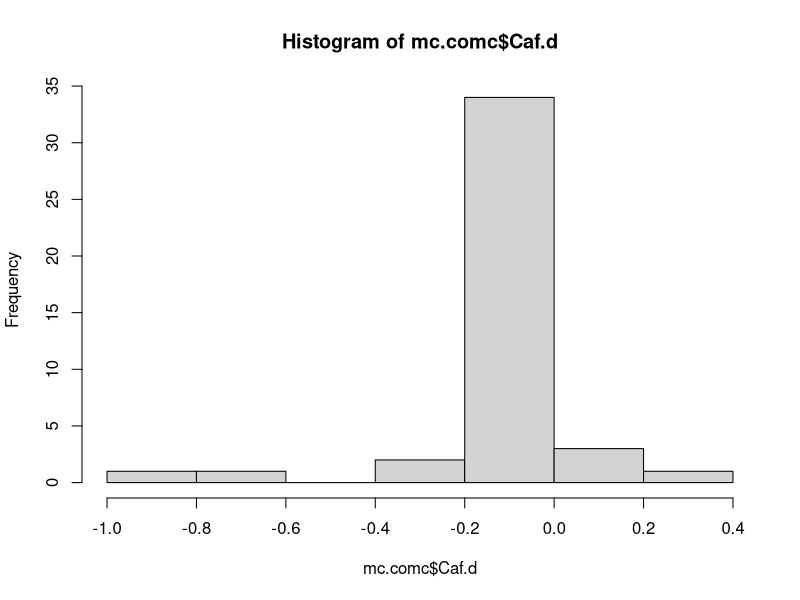
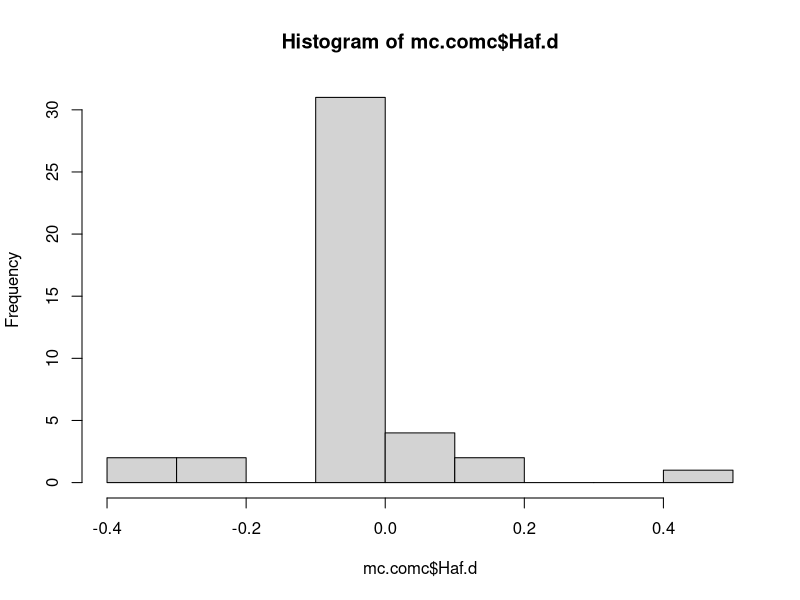
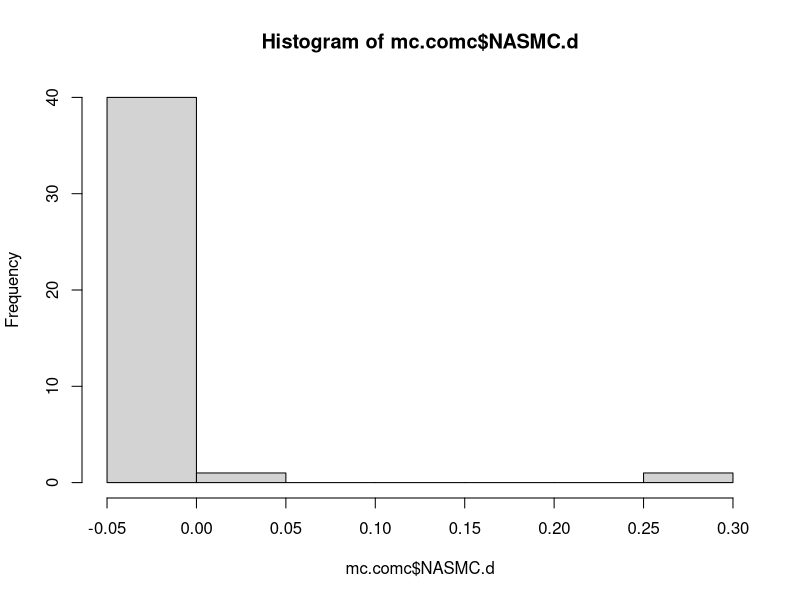
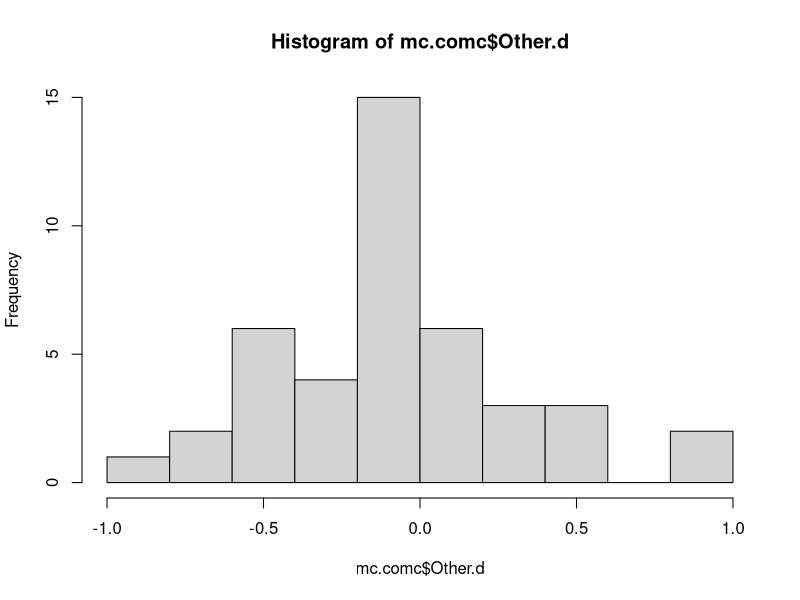
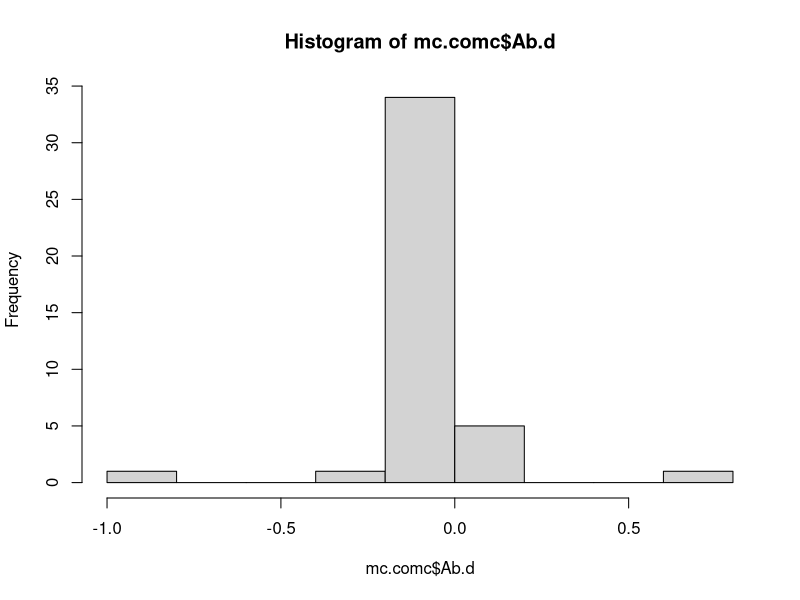
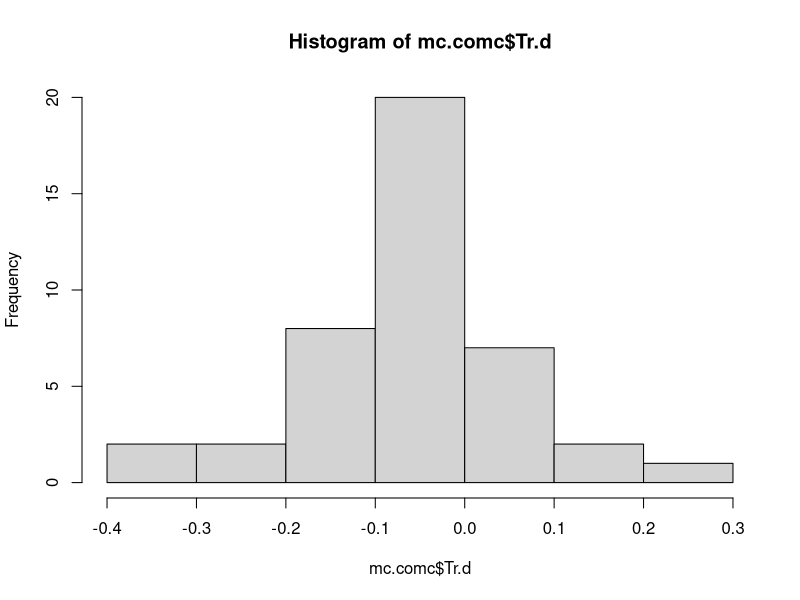
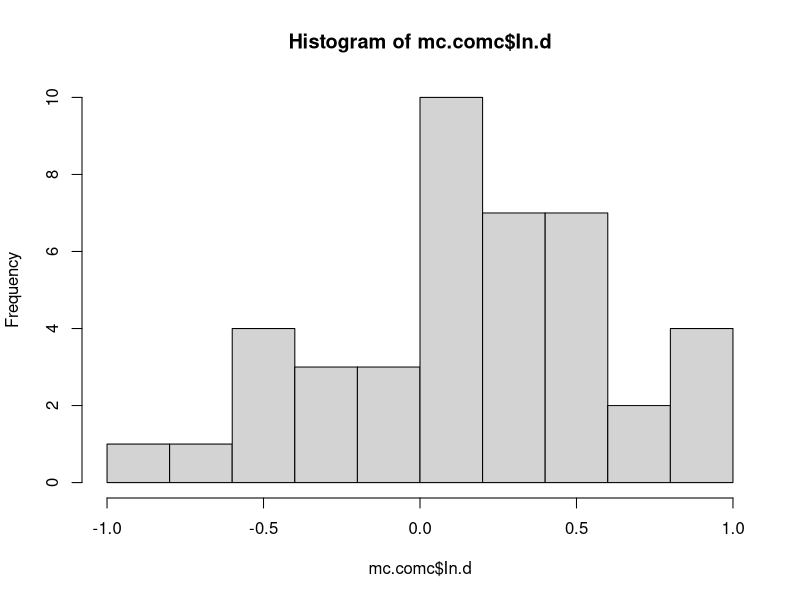

Generate these figures, in order, with R:
#2-Nov-2019
#EAP
#Matched control and Carry over matched control analysis

#load and process data
mc.comc = read.table(file = "MC-COMC.csv", header = T, sep = ",")
str(mc.comc)

#total matched control seconds
mc.comc$total.mc = mc.comc$CAfMC + mc.comc$HAfMC + mc.comc$NASMC + mc.comc$OtherMC + mc.comc$AbMC + mc.comc$TrMC + mc.comc$InMC

#total carry over matched control seconds
mc.comc$total.comc = mc.comc$CafCOMC + mc.comc$HafCOMC + mc.comc$NASCOMC + mc.comc$OtherCOMC + mc.comc$AbCOMC + mc.comc$TrCOMC + mc.comc$InCOMC

#calculate proportions matched control
mc.comc$CAfMC.p = mc.comc$CAfMC/mc.comc$total.mc
mc.comc$HAfMC.p = mc.comc$HAfMC/mc.comc$total.mc
mc.comc$NASMC.p = mc.comc$NASMC/mc.comc$total.mc
mc.comc$OtherMC.p = mc.comc$OtherMC/mc.comc$total.mc
mc.comc$AbMC.p = mc.comc$AbMC/mc.comc$total.mc
mc.comc$TrMC.p = mc.comc$TrMC/mc.comc$total.mc
mc.comc$InMC.p = mc.comc$InMC/mc.comc$total.mc

#calculate proportions carry over matched control
mc.comc$CafCOMC.p = mc.comc$CafCOMC/mc.comc$total.comc
mc.comc$HafCOMC.p = mc.comc$HafCOMC/mc.comc$total.comc
mc.comc$NASCOMC.p = mc.comc$NASCOMC/mc.comc$total.comc
mc.comc$OtherCOMC.p = mc.comc$OtherCOMC/mc.comc$total.comc
mc.comc$AbCOMC.p = mc.comc$AbCOMC/mc.comc$total.comc
mc.comc$TrCOMC.p = mc.comc$TrCOMC/mc.comc$total.comc
mc.comc$InCOMC.p = mc.comc$InCOMC/mc.comc$total.comc

#calculate difference of matched control and carry over matched control
mc.comc$Caf.d = mc.comc$CAfMC.p - mc.comc$CafCOMC.p
mc.comc$Haf.d = mc.comc$HAfMC.p - mc.comc$HafCOMC.p
mc.comc$NASMC.d = mc.comc$NASMC.p - mc.comc$NASCOMC.p
mc.comc$Other.d = mc.comc$OtherMC.p - mc.comc$OtherCOMC.p
mc.comc$Ab.d = mc.comc$AbMC.p - mc.comc$AbCOMC.p
mc.comc$Tr.d = mc.comc$TrMC.p - mc.comc$TrCOMC.p
mc.comc$In.d = mc.comc$InMC.p - mc.comc$InCOMC.p

#graphs
hist(mc.comc$Caf.d)
hist(mc.comc$Haf.d)
hist(mc.comc$NASMC.d)
hist(mc.comc$Other.d)
hist(mc.comc$Ab.d)
hist(mc.comc$Tr.d)
hist(mc.comc$In.d)


